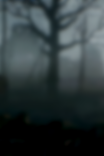
#> input picture Independent Components/Augmented Reality/textures/overlay.png, 104 x 156 px, shrunk from 200 x 300 before the run; the run also reads 1 picture not shown here
$ python create_overlay.py
#> lines starting #> are read from the running program, lines starting #| are printed output that depends on the picture; after the words box and inside, x2 and y2 are one past the last pixel; in counts of white or black regions, pixels touching at a corner belong together
import cv2

OVERLAY_BACKGROUND = cv2.imread('textures/overlay.png')
#> OVERLAY_BACKGROUND is the input picture: shape (156, 104, 3); mean B, G, R 59.7, 57.9, 47.3
def create_overlay(time, score):
    screen = cv2.imread('textures/overlay.png')
    screen = cv2.putText(screen, f'TIME: {time:05.1f}', (10,40), cv2.FONT_HERSHEY_PLAIN, 2, (255,255,255), 2)
    screen = cv2.putText(screen, f'SCORE: {score:02d}', (10,80), cv2.FONT_HERSHEY_PLAIN, 2, (255,255,255), 2)
    return screen

def victory_screen(time):
#> called with time = 20.25
    screen = cv2.imread('textures/victory.png')
    screen = cv2.putText(screen, f'Victory! Time: {time:.2f}s', (10,150), cv2.FONT_HERSHEY_SIMPLEX, 5, (255,255,255), 4)
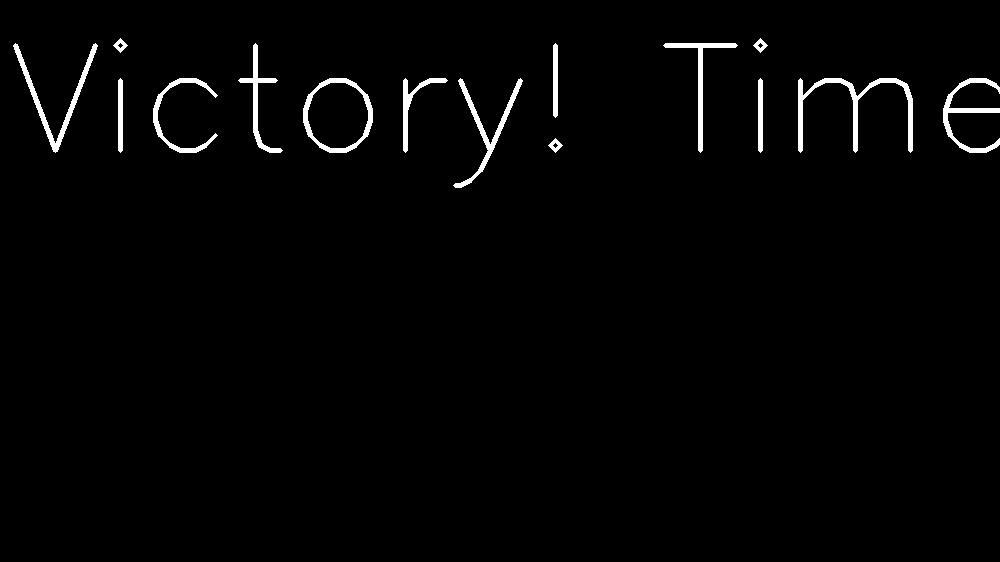
#> screen: shape (562, 1000, 3); 1.8% white; 15 white regions, largest, box (x1, y1, x2, y2) and area: (798, 78, 913, 153) 1545, (13, 43, 98, 153) 1154, (453, 78, 523, 188) 1025
    return screen
if __name__ == '__main__':
    #screen = create_overlay(20.2344, 20)
    #print(f'TIME: {20.2344:05.1f}')
    screen = victory_screen(20.25)
    cv2.imshow('window', screen)
    cv2.waitKey(0)
